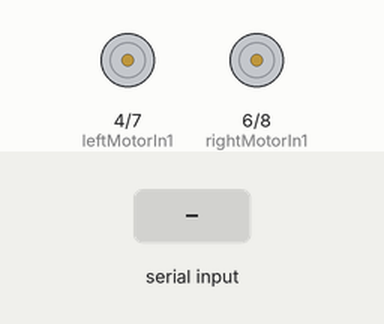
Simulated run of this sketch. Board: Arduino Uno, built with avr-gcc and run on an emulated ATmega328P. On the bench: motor-driver pin pairs drawn as motors (green arrow = first pin HIGH = forward, orange = second pin HIGH = backward, longer = more drive, scaled by the enable pin). The test bench sets the inputs (shaded band).

Above: at 1.2 s.
1.3 s: "90,45\n" received over Serial
At 2.5 s:
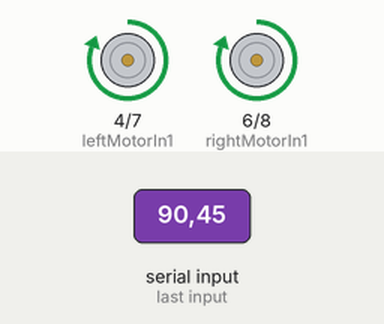
2.8 s: "5\n" received over Serial
At 3.7 s:
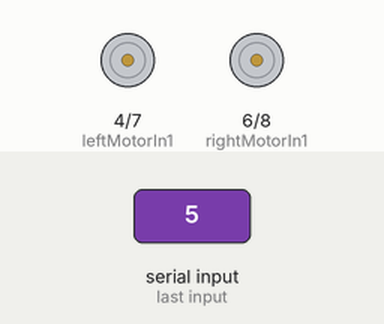
4.3 s: "1,90\n" received over Serial
At 4.8 s:
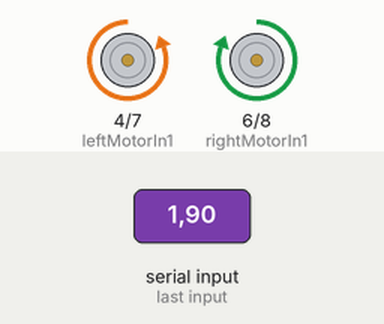
5.8 s: "30,150\n" received over Serial
At 7.0 s:
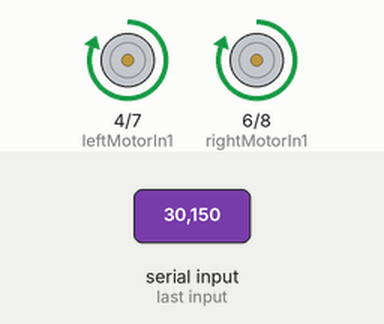
7.3 s: "90\n" received over Serial
At 8.3 s:
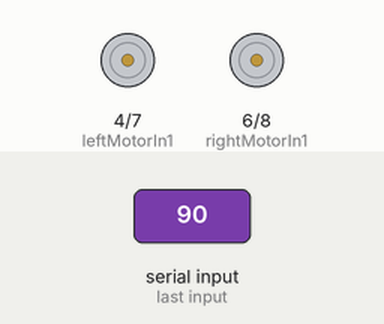
Timing chart, 0 to 9.8 s (numbered marks = the images above; inputs shaded):
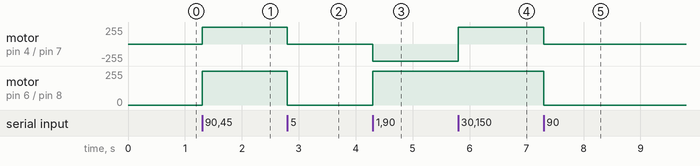

Measured:
- after the input at 1.3 s, motor on pin 4 (leftMotorIn1) / pin 7 (leftMotorIn2), motor on pin 6 (rightMotorIn1) / pin 8 (rightMotorIn2): stopped → forward 255/255 at once
- after the input at 2.8 s, motor on pin 4 (leftMotorIn1) / pin 7 (leftMotorIn2), motor on pin 6 (rightMotorIn1) / pin 8 (rightMotorIn2): forward 255/255 → stopped at once
- after the input at 4.3 s, motor on pin 4 (leftMotorIn1) / pin 7 (leftMotorIn2): stopped → backward 255/255 at once; motor on pin 6 (rightMotorIn1) / pin 8 (rightMotorIn2): stopped → forward 255/255 at once
- after the input at 5.8 s, motor on pin 4 (leftMotorIn1) / pin 7 (leftMotorIn2): backward 255/255 → forward 255/255 at once
- after the input at 7.3 s, motor on pin 4 (leftMotorIn1) / pin 7 (leftMotorIn2), motor on pin 6 (rightMotorIn1) / pin 8 (rightMotorIn2): forward 255/255 → stopped at once

The sketch:

MotorControl.ino
```cpp
// Author: Ashutosh Singh
// Jan 26, 2025

// Define motor control pins
const int leftMotorEnable = 3;  // Enable pin for left motor (PWM)
const int leftMotorIn1 = 4;     // IN1 pin for left motor
const int leftMotorIn2 = 7;     // IN2 pin for left motor
const int rightMotorEnable = 5; // Enable pin for right motor (PWM)
const int rightMotorIn1 = 6;    // IN1 pin for right motor
const int rightMotorIn2 = 8;    // IN2 pin for right motor

// Robot configuration
const float wheelBase = 0.3;    // Distance between wheels (meters)
//const float wheelRadius = 0.05; // Wheel radius (meters)
const int maxPWM = 255;         // Maximum PWM value

void setup() {
  Serial.begin(115200);

  pinMode(leftMotorEnable, OUTPUT);
  pinMode(leftMotorIn1, OUTPUT);
  pinMode(leftMotorIn2, OUTPUT);
  pinMode(rightMotorEnable, OUTPUT);
  pinMode(rightMotorIn1, OUTPUT);
  pinMode(rightMotorIn2, OUTPUT);

  // Stop motors initially
  analogWrite(leftMotorEnable, 0);
  analogWrite(rightMotorEnable, 0);
}

void loop() {
  // Check if data is available on the serial port
  if(Serial.available() > 0){
    String input = Serial.readStringUntil('\n');
    input.trim(); // Remove extra spaces and newlines

    float linear_vel = 0.0, angular_vel = 0.0;
    int separatorIndex = input.indexOf(',');
    if (separatorIndex != -1) {
      linear_vel = input.substring(0, separatorIndex).toFloat();
      angular_vel = input.substring(separatorIndex + 1).toFloat();
    }

    // Calculate wheel velocities
    float leftWheelSpeed = linear_vel - ((angular_vel * wheelBase) / 2);
    float rightWheelSpeed = linear_vel + ((angular_vel * wheelBase) / 2);

    // Convert speeds to PWM values
    int leftPWM = constrain(abs(leftWheelSpeed * 100), 0, maxPWM);
    int rightPWM = constrain(abs(rightWheelSpeed * 100), 0, maxPWM);

    if (leftWheelSpeed > 0) {
      digitalWrite(leftMotorIn1, HIGH);
      digitalWrite(leftMotorIn2, LOW);
    } else {
      digitalWrite(leftMotorIn1, LOW);
      digitalWrite(leftMotorIn2, HIGH);
    }

    if (rightWheelSpeed > 0) {
      digitalWrite(rightMotorIn1, HIGH);
      digitalWrite(rightMotorIn2, LOW);
    } else {
      digitalWrite(rightMotorIn1, LOW);
      digitalWrite(rightMotorIn2, HIGH);
    }
    analogWrite(leftMotorEnable, leftPWM);
    analogWrite(rightMotorEnable, rightPWM);
  }
}
```
